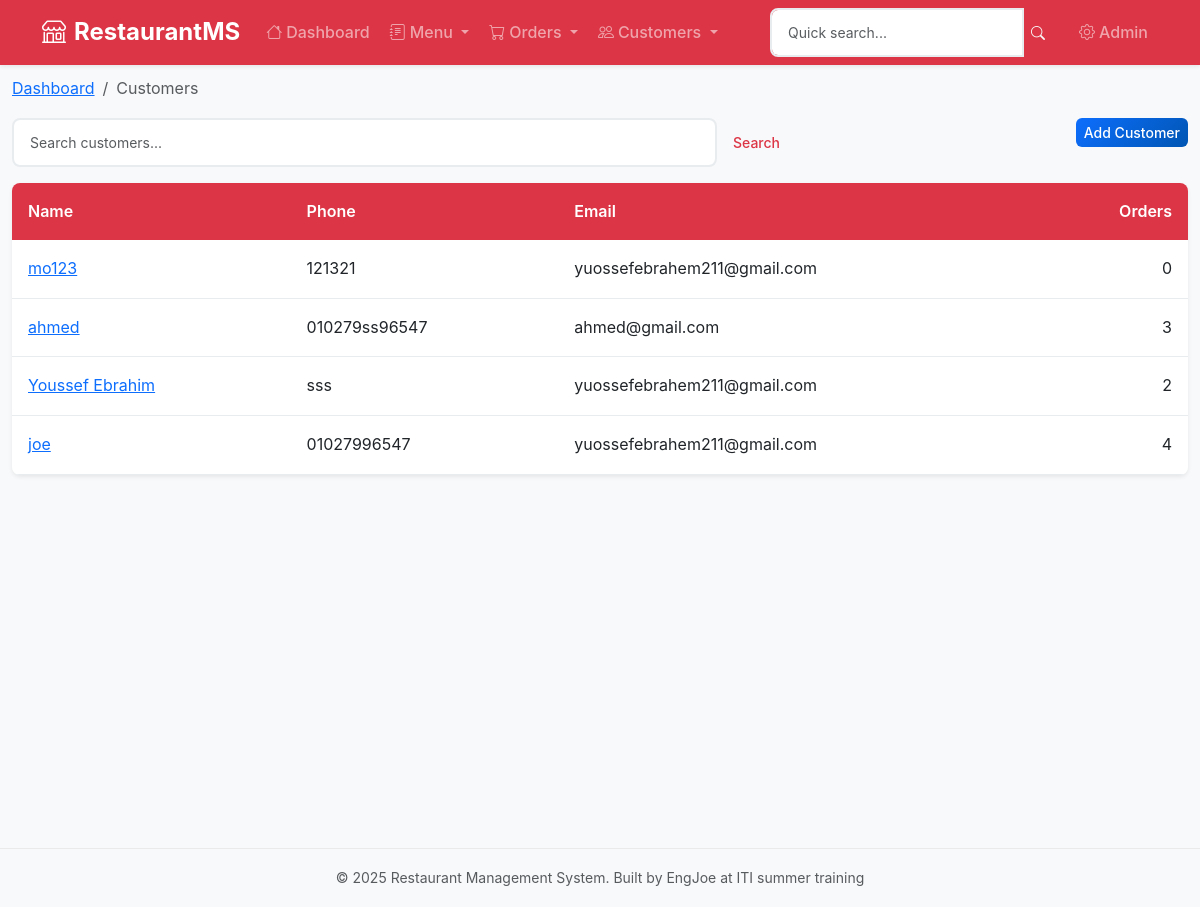
The page /customers/ (signed in) on the database its author committed.
### customers/models.py (models this page shows, shortened)
class Customer(models.Model):
    name = models.CharField(max_length=200)
    email = models.EmailField(blank=True)
    phone = models.CharField(max_length=20)
    address = models.TextField(blank=True)
    created_at = models.DateTimeField(auto_now_add=True)
    updated_at = models.DateTimeField(auto_now=True)

### customers/views.py (the view)
# urls.py: path('', views.CustomerListView.as_view(), name='customer_list'),
class CustomerListView(ListView):
    model = Customer
    template_name = 'customers/customer_list.html'
    context_object_name = 'customers'
    paginate_by = 20
    def get_queryset(self):
        queryset = Customer.objects.annotate(
            total_orders=Count('orders'),
            total_spent=Sum('orders__items__price')
        )
        query = self.request.GET.get('query')
        if query:
            queryset = queryset.filter(
                Q(name__icontains=query) |
                Q(email__icontains=query) |
                Q(phone__icontains=query)
            )
        return queryset.order_by('-created_at')
    def get_context_data(self, **kwargs):
        context = super().get_context_data(**kwargs)
        context['search_form'] = CustomerSearchForm(self.request.GET)
        return context

### customers/forms.py
class CustomerSearchForm(forms.Form):
    query = forms.CharField(
        max_length=200,
        widget=forms.TextInput(attrs={
            'placeholder': 'Search customers...',
            'class': 'form-control'
        }),
        required=False
    )

### customers/templates/customers/customer_list.html (shortened to what this page needs)
{% extends 'base.html' %}
{% block breadcrumb %}
    <nav aria-label="breadcrumb">
        <ol class="breadcrumb mb-3">
            <li class="breadcrumb-item">
                <a href="{% url 'dashboard' %}">Dashboard</a>
            </li>
            <li class="breadcrumb-item active">Customers</li>
        </ol>
    </nav>
{% endblock %}
{% block content %}
    <div class="row mb-3">
        <div class="col-md-8">
            <form method="get" class="d-flex">
                <input name="query"
                       value="{{ request.GET.query }}"
                       class="form-control form-control-sm me-2"
                       placeholder="Search customers...">
                <button class="btn btn-sm btn-outline-primary">Search</button>
            </form>
        </div>
        <div class="col-md-4 text-end">
            <a href="{% url 'customers:customer_create' %}"
               class="btn btn-sm btn-primary">Add Customer</a>
        </div>
    </div>
    <table class="table table-hover table-sm">
        <thead>
            <tr>
                <th>Name</th>
                <th>Phone</th>
                <th>Email</th>
                <th class="text-end">Orders</th>
            </tr>
        </thead>
        <tbody>
            {% for customer in customers %}
                <tr>
                    <td>
                        <a href="{% url 'customers:customer_detail' customer.pk %}">{{ customer.name }}</a>
                    </td>
                    <td>{{ customer.phone }}</td>
                    <td>{{ customer.email }}</td>
                    <td class="text-end">{{ customer.total_orders }}</td>
                </tr>
            {% empty %}
                <tr>
                    <td colspan="4">No customers found.</td>
                </tr>
            {% endfor %}
        </tbody>
    </table>
{% endblock %}

### static/css/custom.css (style rules this page uses)
:root { --primary-color: #0d6efd; --secondary-color: #6c757d; --success-color: #198754; --warning-color: #ffc107; --danger-color: #dc3545; --info-color: #0dcaf0; --light-color: #f8f9fa; --dark-color: #212529; --border-radius: 0.5rem; --box-shadow: 0 0.125rem 0.25rem rgba(0, 0, 0, 0.075); --box-shadow-lg: 0 0.5rem 1rem rgba(0, 0, 0, 0.15); --transition: all 0.3s ease-in-out; }
* { box-sizing: border-box; }
body { font-family: 'Inter', -apple-system, BlinkMacSystemFont, 'Segoe UI', Roboto, sans-serif; background-color: #f8f9fa; line-height: 1.6; }
.btn { border-radius: 0.375rem; font-weight: 500; transition: var(--transition); border: none; }
.btn-primary { background: linear-gradient(135deg, #0d6efd, #0056b3); }
.form-control, .form-select { border: 2px solid #e9ecef; border-radius: 0.5rem; transition: var(--transition); padding: 0.75rem 1rem; }
.table { border-radius: var(--border-radius); overflow: hidden; box-shadow: var(--box-shadow); }
.table thead th { background-color: var(--primary-color); color: white; font-weight: 600; border: none; padding: 1rem; }
.table tbody tr { transition: var(--transition); }
.table td { padding: 1rem; border-color: #e9ecef; }

### templates/base.html (style rules this page uses)
:root { --primary-color: #dc3545; --secondary-color: #6c757d; --success-color: #198754; --warning-color: #ffc107; --danger-color: #dc3545; --info-color: #0dcaf0; }
.btn-primary, .bg-primary { background-color: var(--primary-color) !important; border-color: var(--primary-color) !important; }
.btn-outline-primary { border-color: var(--primary-color) !important; color: var(--primary-color) !important; }

### rows shown on the page
Customer: name "mo123", phone "121321", email "yuossefebrahem211@gmail.com", total_orders "0"
Customer: name "ahmed", phone "010279ss96547", email "ahmed@gmail.com", total_orders "3"
Customer: name "Youssef Ebrahim", phone "sss", email "yuossefebrahem211@gmail.com", total_orders "2"
Customer: name "joe", phone "01027996547", email "yuossefebrahem211@gmail.com", total_orders "4"
